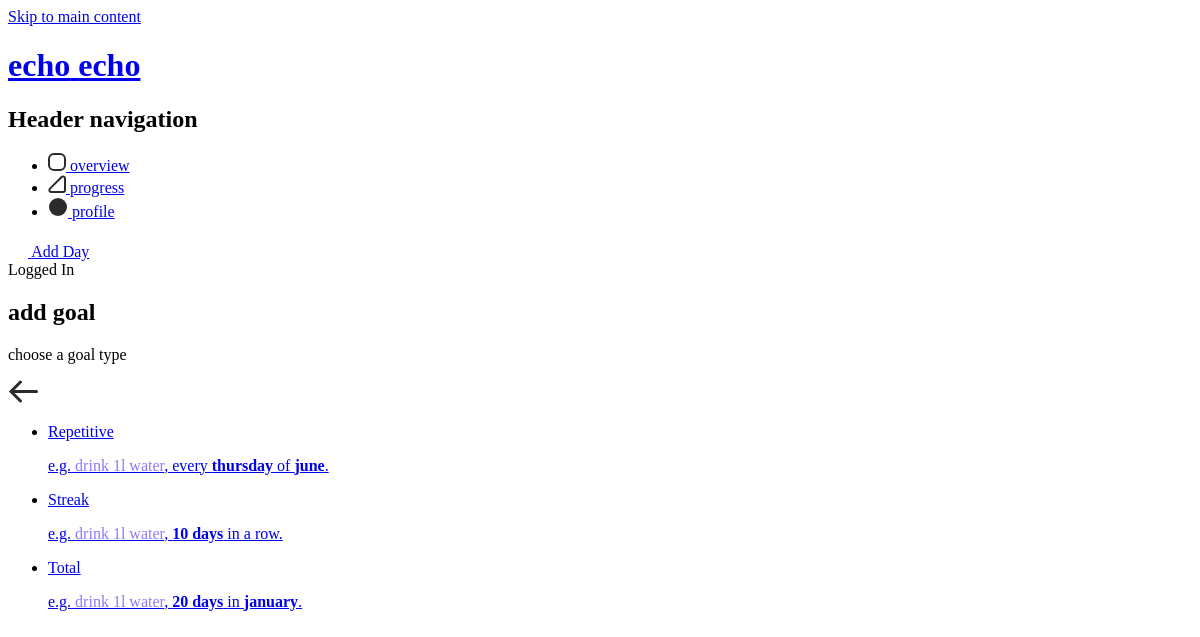
Before: /index.php?page=profile&category=customize&add-goal=drink 1l water (signed in) with the older database file.
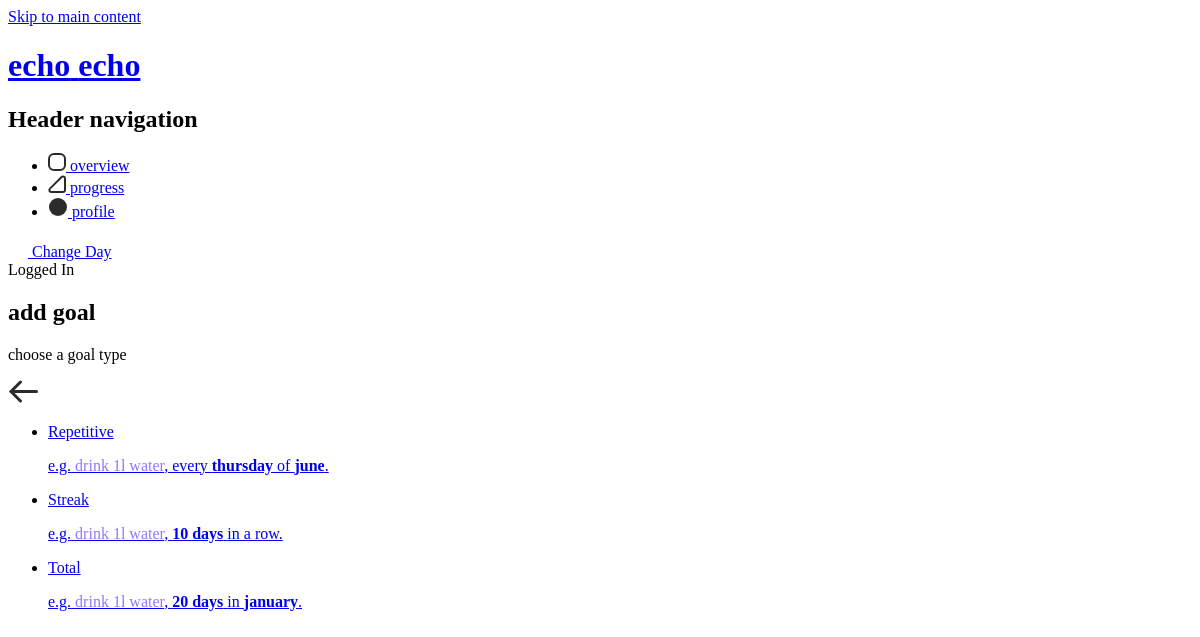
After: the same page with the newer database file.
### tables this page shows
CREATE TABLE `habits` (
  `habit_id` int(11) NOT NULL,
  `user_id` int(11) NOT NULL,
  `habit_name` varchar(255) NOT NULL,
  `habit_icon` int(11) NOT NULL,
  `habit_colour` varchar(255) NOT NULL,
  `habit_colour_name` varchar(255) NOT NULL,
  `active` tinyint(1) NOT NULL DEFAULT '1'
);

### src/dao/HabitDAO.php (called while the page is built, shortened)
<?php
class HabitDAO extends DAO {
  public function selectOneHabitName($data) {
    $sql = "SELECT * FROM `habits` WHERE `user_id` = :user_id AND `habit_name` = :habit_name ";
    $stmt = $this->pdo->prepare($sql);
    $stmt->bindValue(':user_id', $data['user_id']);
    $stmt->bindValue(':habit_name', $data['habit_name']);
    $stmt->execute();
    return $stmt->fetch(PDO::FETCH_ASSOC);
  }
}

### src/controller/UsersController.php (called while the page is built, shortened)
<?php
require_once __DIR__ . '/Controller.php';
require_once __DIR__ . '/../dao/HabitDAO.php';
class UsersController extends Controller {
  private $habitDAO;
  function __construct() {
    $this->habitDAO = new HabitDAO();
  }
  public function profile() {
    if (!empty($_SESSION['user'])) {
      if (!empty($_GET['category'])) {
        switch ($_GET['category']) {
          case 'customize':
            if (isset($_GET['add-goal'])) {
              $habit = $_GET['add-goal'];
              $doesHabitExist = $this->habitDAO->selectOneHabitName(array(
                'user_id' => $_SESSION['user']['user_id'],
                'habit_name' => $habit,
              ));
            }
            break;
        }
      } else {
        header('Location: index.php?page=profile&category=info');
      }
    } else {
      $_SESSION['error'] = 'You have to be signed in.';
      header('Location: index.php');
      exit();
    }
  }
}

### src/controller/Controller.php (called while the page is built, shortened)
<?php
class Controller {
  public $route;
  protected $viewVars = array();
  public function filter() {
    call_user_func(array($this, $this->route['action']));
  }
  public function render() {
    $this->createViewVarWithContent();
    $this->renderInLayout();
  }
  public function set($variableName, $value) {
    $this->viewVars[$variableName] = $value;
  }
  private function createViewVarWithContent() {
    extract($this->viewVars, EXTR_OVERWRITE);
    require __DIR__ . '/../view/' . strtolower($this->route['controller']) . '/' . $this->route['action'] . '.php';
    $content = ob_get_clean();
  }
  private function renderInLayout() {
    extract($this->viewVars, EXTR_OVERWRITE);
    include __DIR__ . '/../view/layout.php';
  }
}

### src/index.php (called while the page is built, shortened)
<?php
$routes = array(
  'home' => array(
    'controller' => 'Pages',
    'action' => 'index'
  ),
  'overview' => array(
    'controller' => 'Posts',
    'action' => 'overview'
  ),
  'add' => array(
    'controller' => 'Posts',
    'action' => 'add'
  ),
  'progress' => array(
    'controller' => 'Progress',
    'action' => 'progress'
  ),
  'profile' => array(
    'controller' => 'Users',
    'action' => 'profile'
  ),
  'login' => array(
    'controller' => 'Users',
    'action' => 'login'
  ),
  'logout' => array(
    'controller' => 'Users',
    'action' => 'logout'
  ),
  'register' => array(
    'controller' => 'Users',
    'action' => 'register'
  )
);
$route = $routes[$_GET['page']];
$controllerObj = new $controllerName();
$controllerObj->route = $route;
$controllerObj->filter();
$controllerObj->render();

### src/view/users/profile.php (the view, shortened to what the changed rows need)
<?php if ($currentCategory == 'customize'): ?>
  <?php if ($currentStep === 'add-goal-1'): ?>
    <section class="main-profile-add-goal" id="main">
      <h2 class="main-profile-add-goal-title">add goal</h2>
      <p class="main-profile-add-goal-subtitle">choose a goal type</p>
      <a href="index.php?page=profile&category=customize" class="main-profile-add-goal-back">
      </a>
      <ul class="main-profile-add-goal-types">
        <li class="add-goal-type">
          <a href="index.php?page=profile&category=customize&add-goal=<?php echo $habit ?>&goal-type=repetitive">
            <p class="add-goal-type-title">Repetitive</p>
            <p class="add-goal-type-subtitle"><span class="add-goal-type-subtitle-abbr">e.g.</span> <span class="add-goal-type-subtitle-habitname" style="color: <?php echo $habit_colour ?>"><?php echo $habit ?></span>, every <strong>thursday</strong> of <strong>june</strong>.</p>
          </a>
        </li>
        <li class="add-goal-type">
          <a href="index.php?page=profile&category=customize&add-goal=<?php echo $habit ?>&goal-type=streak">
            <p class="add-goal-type-title">Streak</p>
            <p class="add-goal-type-subtitle"><span class="add-goal-type-subtitle-abbr">e.g.</span> <span class="add-goal-type-subtitle-habitname" style="color: <?php echo $habit_colour ?>"><?php echo $habit ?></span>, <strong>10 days</strong> in a row.</p>
          </a>
        </li>
        <li class="add-goal-type">
          <a href="index.php?page=profile&category=customize&add-goal=<?php echo $habit ?>&goal-type=total">
            <p class="add-goal-type-title">Total</p>
            <p class="add-goal-type-subtitle"><span class="add-goal-type-subtitle-abbr">e.g.</span> <span class="add-goal-type-subtitle-habitname" style="color: <?php echo $habit_colour ?>"><?php echo $habit ?></span>, <strong>20 days</strong> in <strong>january</strong>.</p>
          </a>
        </li>
      </ul>
    </section>
  <?php endif; ?>
<?php endif; ?>

### src/view/layout.php (shortened to what the changed rows need)
<!DOCTYPE html>
<html lang="en">
  <head>
  </head>
  <body>
    <header class="header">
      <h1 class="header-title">
        <a href="index.php" class="header-title-link" >
          <span>echo</span>
          <span>echo</span>
        </a>
      </h1>
      <?php if (empty($_SESSION['user'])): ?>
      <nav class="header-nav">
        <h2 class="header-nav-title hide">Header navigation</h2>
        <ul class="header-nav-ul">
          <li class="header-nav-item <?php if($currentPage === 'login') { echo 'header-nav-item-active';} ?>">
            <a href="index.php?page=login">Login</a>
          </li>
          <li class="header-nav-item <?php if($currentPage === 'register') { echo 'header-nav-item-active';} ?>">
            <a href="index.php?page=register" class="register-button">Hop on board</a>
          </li>
        </ul>
      </nav>
      <?php else: ?>
      <nav class="header-nav">
        <h2 class="header-nav-title hide">Header navigation</h2>
        <?php if(empty($alreadyPostedToday)): ?>
          <a href="index.php?page=add" class="main-green-button">
            <span>Add Day</span>
          </a>
        <?php else: ?>
          <a href="index.php?page=add" class="main-green-button">
            <span>Change Day</span>
          </a>
        <?php endif; ?>
      </nav>
      <?php endif; ?>
    </header>
    <main class="main main-<?php echo $currentPage ?>">
    <?php echo $content; ?>
    </main>
  </body>
</html>

Changed rows visible on the page:
no longer on this page (row edited): habits: habit_name "drink 1l water"
Other visible differences:
$habit: (not shown) → "drink 1l water"
text no longer shown: "Add Day"
text now shown: "Change Day"
